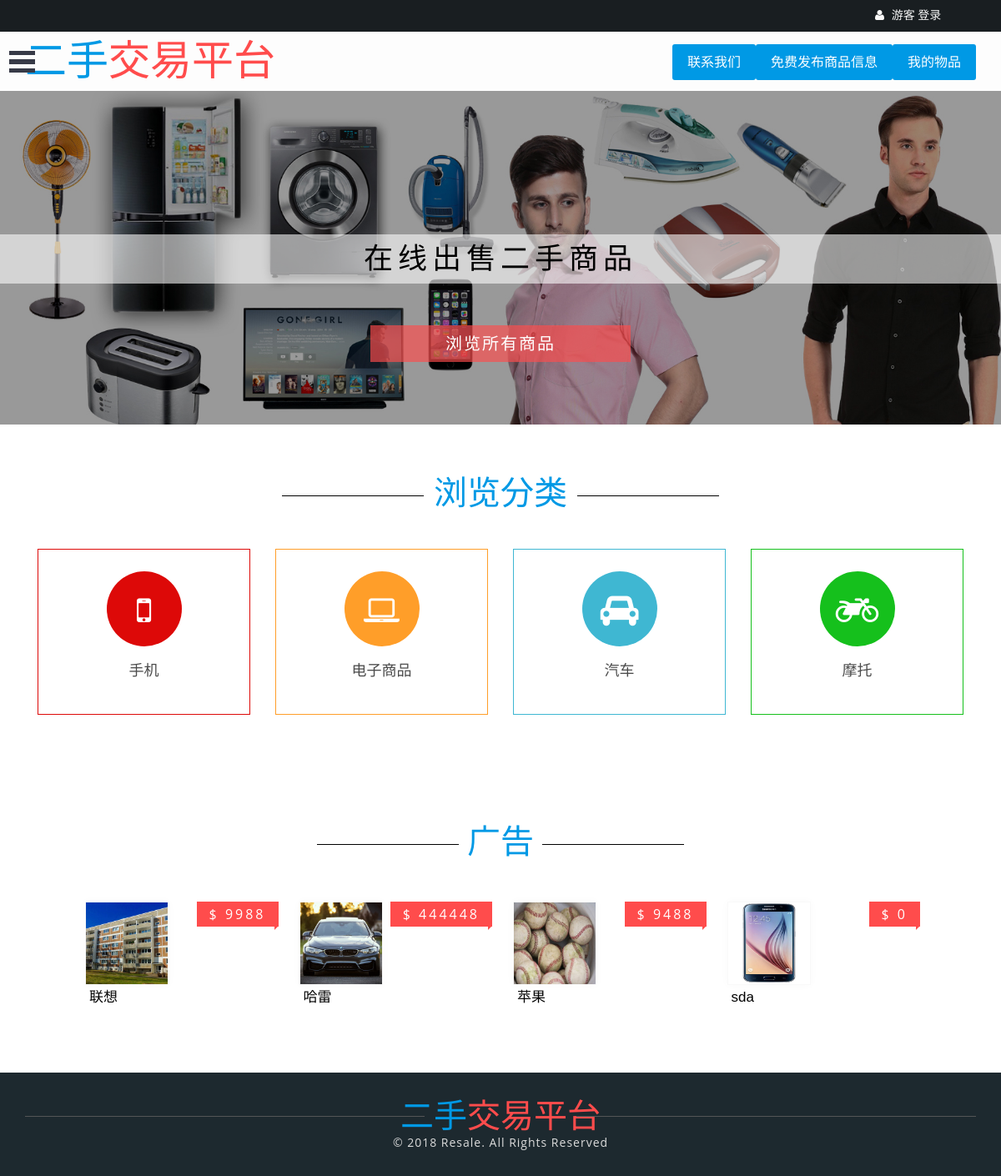
The app's page /index.php/user with its own data.
### tables this page shows
CREATE TABLE `t_ads` (
  `ads_id` int(11) NOT NULL AUTO_INCREMENT,
  `adsname` varchar(255) DEFAULT NULL,
  `adstype` varchar(255) DEFAULT NULL,
  `user_id` int(11) DEFAULT NULL,
  `describe` varchar(255) DEFAULT NULL,
  `photo` varchar(255) DEFAULT NULL,
  `price` float(255,0) DEFAULT NULL,
  PRIMARY KEY (`ads_id`),
  KEY `user_id` (`user_id`),
  CONSTRAINT `user_id` FOREIGN KEY (`user_id`) REFERENCES `t_user` (`user_id`)
);

### application/controllers/User.php (called while the page is built, shortened)
<?php defined('BASEPATH') OR exit('No direct script access allowed');
class User extends CI_Controller
{
    public function __construct()
    {
        $this->load->model("User_model");
        $this->load->model("Ads_model");
        $this->load->helper(array('form', 'url'));
    }
    public function index()
    {
        $results = $this->Ads_model->get_little_ads_list();
        $this->load->view('index.php',array('list'=> $results ));
    }
}
?>

### index.php (called while the page is built, shortened)
<?php
require_once BASEPATH.'core/CodeIgniter.php';

### application/models/Ads_model.php (called while the page is built, shortened)
<?php
class Ads_model extends CI_Model{
    public function get_little_ads_list(){
        $sql = "select * from t_ads  order by ads_id desc limit 4";
        $query = $this->db->query($sql);
        return $query->result();
    }
}
?>

### application/views/index.php (the view, shortened to what this page needs)
<?php
$user = $this->session->userdata('user');
?>
<!DOCTYPE html>
<html lang="en">
<head>
    <link rel="stylesheet" href="assets/css/bootstrap.min.css">
    <link rel="stylesheet" href="assets/css/bootstrap-select.css">
    <link href="assets/css/style.css" rel="stylesheet" type="text/css" media="all"/>
    <link rel="stylesheet" href="assets/css/flexslider.css" type="text/css" media="screen"/>
    <link rel="stylesheet" href="assets/css/font-awesome.min.css"/>
    <link rel="stylesheet" href="assets/css/menu_sideslide.css" type="text/css" media="all">
</head>
<body>
<div class="agiletopbar">
    <div class="wthreenavigation">
        <button class="menu-button" id="open-button"></button>
    </div>
</div>
<header>
    <div class="w3ls-header">
        <div class="w3ls-header-right">
            <ul>
                <li class="dropdown head-dpdn">
                    <a aria-expanded="false"><i class="fa fa-user" aria-hidden="true"></i>
                        <?php
                        if (isset($user)) {
                            echo $user->nickname;
                            echo "<a href=\"User/exit_login\"> [退出]</a> ";
                        } else {
                            echo "游客 <a href=\"User/signin\">登录</a>";
                        }
                        ?>
                    </a>
                </li>
            </ul>
        </div>
        <div class="clearfix"></div>
    </div>
    <div class="container">
        <div class="agile-its-header">
            <div class="logo">
                <h1><a href="user/index"><span>二手</span>交易平台</a></h1>
            </div>
            <div class="agileits_search">
                <a class="post-w3layouts-ad" href="user/myads">我的物品</a>
                <a class="post-w3layouts-ad" href="user/postad">免费发布商品信息</a>
                <a class="post-w3layouts-ad" href="user/feedback" >联系我们</a>
            </div>
            <div class="clearfix"></div>
        </div>
    </div>
</header>
<div class="slider">
    <ul class="rslides" id="slider">
        <li>
            <div class="w3ls-slide-text">
                <h3>在线出售二手商品</h3>
                <a href="user/categories" class="w3layouts-explore-all">浏览所有商品</a>
            </div>
        </li>
    </ul>
</div>
<div class="main-content">
    <div class="w3-categories">
        <h3>浏览分类</h3>
        <div class="container">
            <div class="col-md-3">
                <div class="focus-grid w3layouts-boder1">
                    <a class="btn-8" href="user/mobiles">
                        <div class="focus-border">
                            <div class="focus-layout">
                                <div class="focus-image"><i class="fa fa-mobile"></i></div>
                                <h4 class="clrchg">手机</h4>
                            </div>
                        </div>
                    </a>
                </div>
            </div>
            <div class="col-md-3">
                <div class="focus-grid w3layouts-boder2">
                    <a class="btn-8" href="user/electronicsappliances">
                        <div class="focus-border">
                            <div class="focus-layout">
                                <div class="focus-image"><i class="fa fa-laptop"></i></div>
                                <h4 class="clrchg"> 电子商品</h4>
                            </div>
                        </div>
                    </a>
                </div>
            </div>
            <div class="col-md-3">
                <div class="focus-grid w3layouts-boder3">
                    <a class="btn-8" href="user/cars">
                        <div class="focus-border">
                            <div class="focus-layout">
                                <div class="focus-image"><i class="fa fa-car"></i></div>
                                <h4 class="clrchg">汽车</h4>
                            </div>
                        </div>
                    </a>
                </div>
            </div>
            <div class="col-md-3">
                <div class="focus-grid w3layouts-boder4">
                    <a class="btn-8" href="user/bikes">
                        <div class="focus-border">
                            <div class="focus-layout">
                                <div class="focus-image"><i class="fa fa-motorcycle"></i></div>
                                <h4 class="clrchg">摩托</h4>
                            </div>
                        </div>
                    </a>
                </div>
            </div>
            <div class="clearfix"></div>
        </div>
    </div>
    <div class="trending-ads">
        <div class="container">
            <div class="agile-trend-ads">
                <h2>广告</h2>
                <ul id="flexiselDemo3">
                <?php
                                             foreach($list as $ads ){
                                             ?>
                    <li style="list-style:none;">
                        <div class="col-md-3 biseller-column">
                        <a href="user/single?id= <?php echo $ads->ads_id; ?>" class="single" >
                            <img src="<?php echo 'http://127.0.0.1/market/'.$ads->photo?>" title="" alt="" style="width:100px;height:100px;" />
                                <span class="price">&#36; <?php echo $ads->price?></span>
                            </a>
                            <div class="w3-ad-info">
                            <h5> <?php echo $ads->adsname?></h5>
                            </div>
                        </div>
                    </li>
                    <?php }?>
                </ul>
            </div>
        </div>
    </div>
</div>
<footer>
    <div class="agileits-footer-bottom text-center">
        <div class="container">
            <div class="w3-footer-logo">
                <h1><a href="user/index"><span>二手</span>交易平台</a></h1>
            </div>
            <div class="copyrights">
                <p> © 2018 Resale. All Rights Reserved </a></p>
            </div>
        </div>
    </div>
</footer>
</body>
</html>

### assets/css/menu_sideslide.css (style rules this page uses)
.menu-button { position: absolute; z-index: 1000; margin: 13px; padding: 0; width: 2.5em; height: 2.25em; border: none; text-indent: 2.5em; font-size: 1.5em; color: transparent; background: transparent; outline:none; top: 37px; }
.menu-button::before { position: absolute; top: 0.5em; right: 0.5em; bottom: 0.5em; left: 0.5em; background: linear-gradient(#373a47 20%, transparent 20%, transparent 40%, #373a47 40%, #373a47 60%, transparent 60%, transparent 80%, #373a47 80%); content: ''; }
@media (max-width: 1280px) { .menu-button { margin: 13px 0; } }

### records on screen
t_ads: photo (picture), price "9988", adsname "联想"
t_ads: photo (picture), price "444448", adsname "哈雷"
t_ads: photo (picture), price "9488", adsname "苹果"
t_ads: photo (picture), price "0", adsname "sda"
